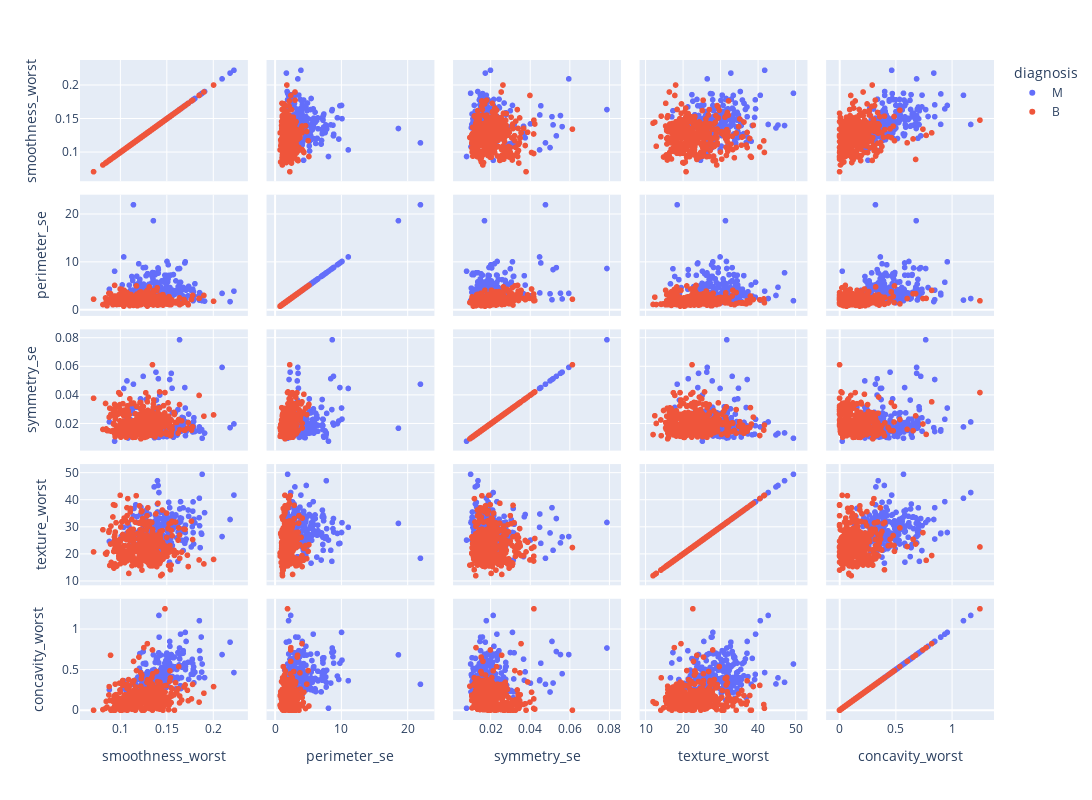

The code cell stored with this chart in its notebook:
### Code cell
plot_figure.show()

### Figure 1 — Plotly figure (JSON) as saved in the notebook; plotly's stock layout.template omitted (floating-point values rounded to 4 significant figures; data arrays with more than 128 entries replaced by an {"elided": "..."} marker saying what was removed)
{"data": [{"dimensions": [{"axis": {"matches": true}, "label": "smoothness_worst", "values": {"elided": "212 float values"}}, {"axis": {"matches": true}, "label": "perimeter_se", "values": {"elided": "212 float values"}}, {"axis": {"matches": true}, "label": "symmetry_se", "values": {"elided": "212 float values"}}, {"axis": {"matches": true}, "label": "texture_worst", "values": {"elided": "212 float values"}}, {"axis": {"matches": true}, "label": "concavity_worst", "values": {"elided": "212 float values"}}], "hovertemplate": "diagnosis=M<br>%{xaxis.title.text}=%{x}<br>%{yaxis.title.text}=%{y}<extra></extra>", "legendgroup": "M", "marker": {"color": "#636efa", "symbol": "circle"}, "name": "M", "showlegend": true, "type": "splom"}, {"dimensions": [{"axis": {"matches": true}, "label": "smoothness_worst", "values": {"elided": "357 float values"}}, {"axis": {"matches": true}, "label": "perimeter_se", "values": {"elided": "357 float values"}}, {"axis": {"matches": true}, "label": "symmetry_se", "values": {"elided": "357 float values"}}, {"axis": {"matches": true}, "label": "texture_worst", "values": {"elided": "357 float values"}}, {"axis": {"matches": true}, "label": "concavity_worst", "values": {"elided": "357 float values"}}], "hovertemplate": "diagnosis=B<br>%{xaxis.title.text}=%{x}<br>%{yaxis.title.text}=%{y}<extra></extra>", "legendgroup": "B", "marker": {"color": "#EF553B", "symbol": "circle"}, "name": "B", "showlegend": true, "type": "splom"}], "layout": {"dragmode": "select", "height": 800, "legend": {"title": {"text": "diagnosis"}, "tracegroupgap": 0}, "margin": {"t": 60}, "width": 1200, "xaxis": {"autorange": true, "range": [0.05655, 0.2372], "type": "linear"}, "xaxis2": {"autorange": true, "range": [-1.292, 24.03], "type": "linear"}, "xaxis3": {"autorange": true, "range": [0.001019, 0.08581], "type": "linear"}, "xaxis4": {"autorange": true, "range": [8.397, 53.16], "type": "linear"}, "xaxis5": {"autorange": true, "range": [-0.1209, 1.373], "type": "linear"}, "yaxis": {"autorange": true, "range": [0.05655, 0.2372], "type": "linear"}, "yaxis2": {"autorange": true, "range": [-1.292, 24.03], "type": "linear"}, "yaxis3": {"autorange": true, "range": [0.001019, 0.08581], "type": "linear"}, "yaxis4": {"autorange": true, "range": [8.397, 53.16], "type": "linear"}, "yaxis5": {"autorange": true, "range": [-0.1209, 1.373], "type": "linear"}}}
